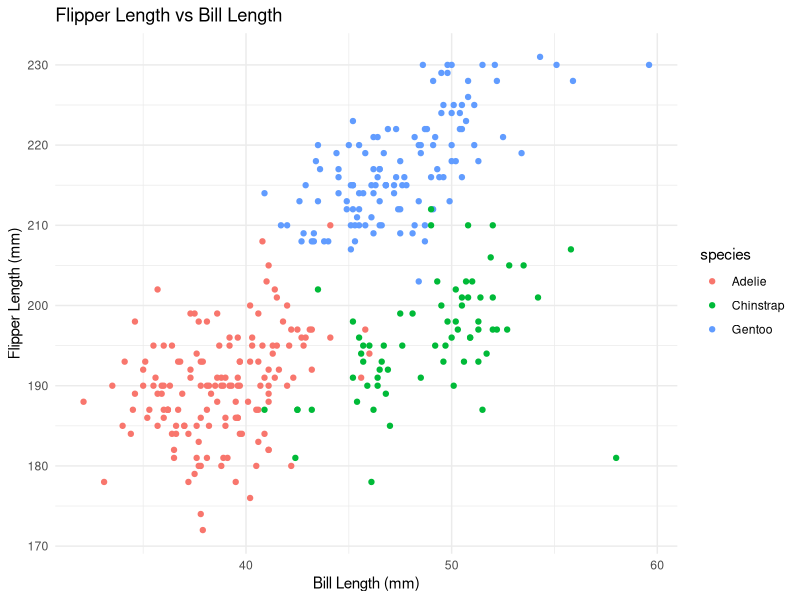
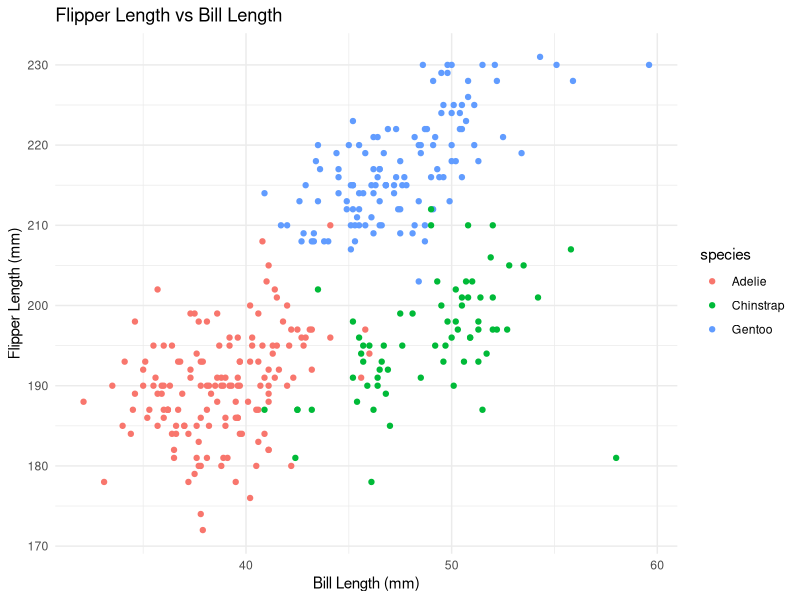

These figures' R source, in order:
## ---- chunk 1
knitr::opts_chunk$set(echo = TRUE)
## ---- chunk 2
 data("penguins", package = "palmerpenguins")
# dataset size
n_rows <- nrow(penguins)
n_cols <- ncol(penguins)

# Calculate mean 
mean_flipper_length <- mean(penguins$flipper_length_mm, na.rm = TRUE)

## ---- chunk 3
library(ggplot2)

# Create scatterplot
ggplot(penguins, aes(x = bill_length_mm, y = flipper_length_mm, color = species)) +
  geom_point() +
  theme_minimal() +
  labs(
    title = "Flipper Length vs Bill Length",
    x = "Bill Length (mm)",
    y = "Flipper Length (mm)"
  )

ggsave("scatterplot_penguins.png", width = 6, height = 4)
## ---- chunk 4
# Set seed for reproducibility
set.seed(123)

# Create the data frame
df <- data.frame(
  normal_sample = rnorm(10),                              # a random sample of size 10 from a standard Normal distribution
  logical_vector = rnorm(10) > 0,                         # a logical vector indicating whether elements of the sample are greater than 0
  character_vector = as.character(1:10),                  # a character vector of length 10
  factor_vector = factor(sample(c("A", "B", "C"), 10, replace = TRUE))  # a factor vector of length 10, with 3 different factor “levels”
)
df

## ---- chunk 5
# Calculate the means (what works and what doesn't)
mean(df$normal_sample)    # Works
mean(df$logical_vector)   # Works (TRUE = 1, FALSE = 0)
## ---- chunk 6
# Coercion to numeric
as.numeric(df$logical_vector)
as.numeric(df$character_vector)
as.numeric(df$factor_vector)
